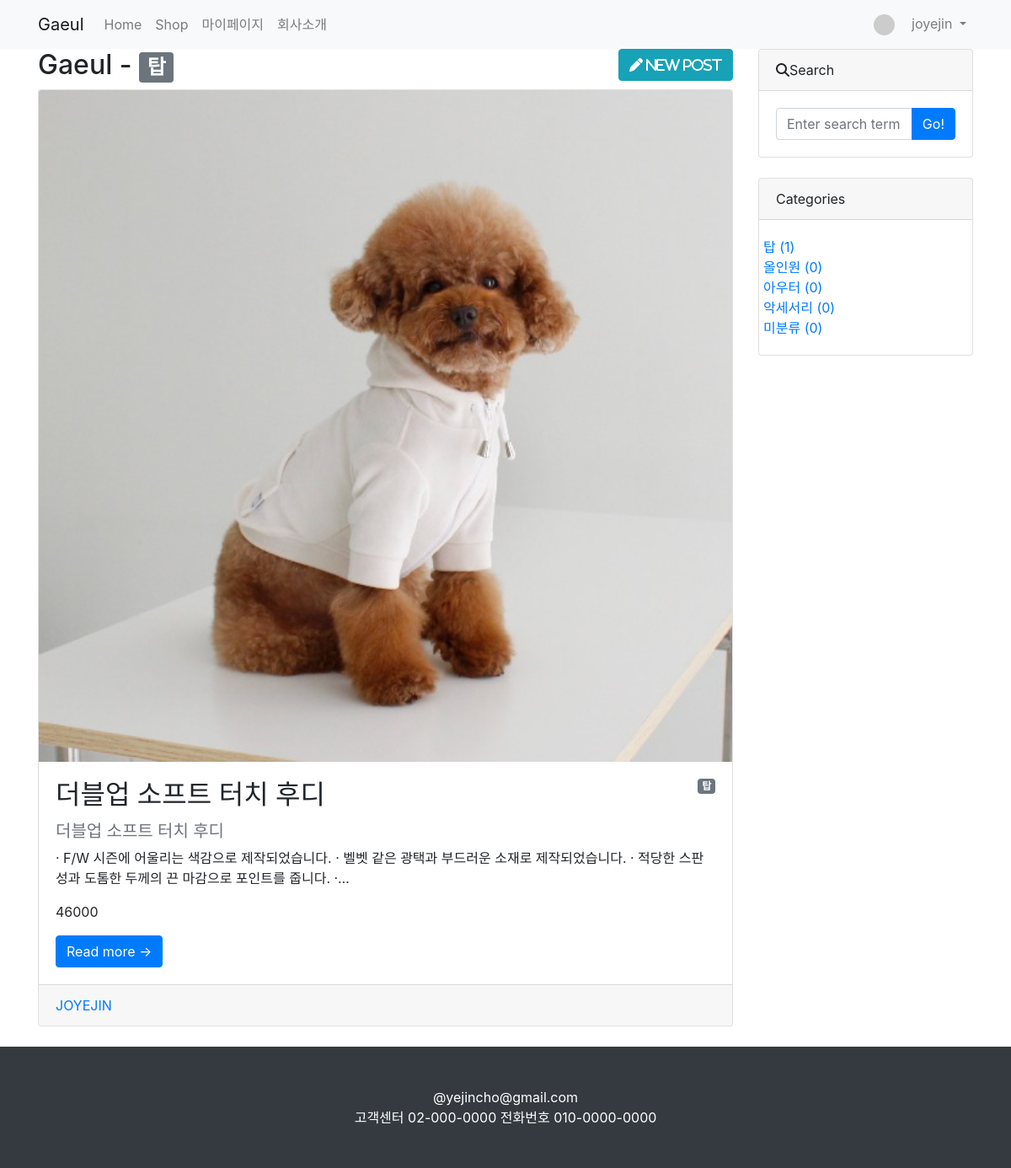
The page /post/category/탑/ (signed in) on the database its author committed.
### post/models.py (models this page shows, shortened)
class Category(models.Model):
    name = models.CharField(max_length=50, unique=True)
    slug = models.SlugField(max_length=200, unique=True, allow_unicode=True)
    def __str__(self):
        return self.name

class Post(models.Model):
    name = models.CharField(max_length=30, unique=True)
    hook_text = models.CharField(max_length=100, blank=True)
    content = models.TextField()
    price = models.IntegerField()
    head_image = models.ImageField(upload_to='post/images/%Y/%m/%d/', blank=True)
    file_upload = models.FileField(upload_to='post/images/%Y/%m/%d/', blank=True)
    manufacture = models.ForeignKey(User, null=True, on_delete=models.SET_NULL)
    category = models.ForeignKey(Category, null=True, blank=True, on_delete=models.SET_NULL)
    tags = models.ManyToManyField(Tag, blank=True)
    def __str__(self):
        return f'[{self.pk}]{self.name}::{self.manufacture}:{self.price}'
    def get_absolute_url(self):
        return f'/post/{self.pk}/'

### post/views.py (the view)
# urls.py: path('category/<str:slug>/', views.category_page),
def category_page(request,slug):
    if slug == 'no_cateogry':
        category = '미분류'
        post_list = Post.objects.filter(category=None)
    else :
        category = Category.objects.get(slug=slug)
        post_list = Post.objects.filter(category=category)
    return render(request,'post/post_list.html',{
        'category' : category,
        'post_list' : Post.objects.filter(category=category),
        'categories' : Category.objects.all(),
        'no_category_post_count' : Post.objects.filter(category=None).count
    })

### post/templates/post/post_list.html (shortened to what this page needs)
{% extends 'post/base.html' %}
{% block main_area %}
        {% if user.is_authenticated %}
            {% if user.is_superuser or user.is_staff %}
                <a class="btn btn-info float-right" href="/post/create_post/" role="button">
                    <i class="fas fa-pen"> New Post </i>
                </a>
            {% endif %}
        {% endif %}
                <h2>Gaeul
                    {% if category %}
                    - <span class="badge badge-secondary">{{category}}</span>
                    {% endif %}
                </h2>
                {% if post_list.exists %}
                {% for p in post_list %}
                <div class="card mb-4" id="post-{{p.pk}}">
                    {% if p.head_image %}
                    <img class="card-img-top" src="{{p.head_image.url}}" alt="{{p}}의 image" /></a>
                    {% else %}
                    <img class="card-img-top" src="https://picsum.photos/seed/{{p.pk}}/800/200" alt="random image" /></a>
                    {% endif %}
                    <div class="card-body">
                        {% if p.category %}
                        <span class="badge badge-secondary float-right">{{p.category}}</span>
                        {% else %}
                        <span class="badge badge-secondary float-right">미분류</span>
                        {% endif %}
                        <h2 class="card-title">{{p.name | upper}}</h2>
                        {% if p.hook_text %}
                        <h5 class="text-muted"> {{p.hook_text}} </h5>
                        {% endif %}
                        <p class="card-text">{{p.content | truncatechars:100}}</p>
                        <p class="card-text">{{p.price}}</p>
                        <a class="btn btn-primary" href="{{p.get_absolute_url}}">Read more →</a>
                    </div>
                    <div class="card-footer">
                    <a href="#">{{p.manufacture | upper}}</a>
                    </div>
                </div>
                {% endfor %}
                {% else %}
                <h5> 아직 게시물이 없습니다. </h5>
                {% endif %}
{% endblock %}

### post/templates/post/navbar.html (shortened to what this page needs)
        <nav class="navbar navbar-expand-lg navbar-light bg-light">
            <div class="container">
                <a class="navbar-brand" href="#!">Gaeul</a>
                <div class="collapse navbar-collapse" id="navbarNavDropdown">
                    <ul class="navbar-nav">
                        <li class="nav-item">
                            <a class="nav-link" href="/">Home</a>
                        </li>
                        <li class="nav-item">
                            <a class="nav-link" href="/post/">Shop</a>
                        </li>
                        <li class="nav-item">
                            <a class="nav-link" href="#!">마이페이지</a>
                        </li>
                        <li class="nav-item">
                            <a class="nav-link" href="#!">회사소개</a>
                        </li>
                    </ul>
                    <ul class="navbar-nav ml-auto">
                        {% if user.is_authenticated %}
                        <li class="nav-item dropdown">
                            <a class="nav-link dropdown-toggle" href="#" id="navbarDropdownMenuLink" role="button" data-toggle="dropdown" aria-haspopup="true" aria-expanded="false">
                                {% if user.socialaccount_set.all.0.get_avatar_url %}
                                <img class="rounded-circle mr-3" src="{{user.socialaccount_set.all.0.get_avatar_url}}" width="25px" />
                                {% else %}
                                <img class="rounded-circle mr-3" src="https://dummyimage.com/50x50/ced4da/6c757d.jpg" width="25px" />
                                {% endif %}
                                {{user.username}}
                            </a>
                        </li>
                        {% else %}
                        <li class="nav-item">
                            <a class="nav-link" href="#" data-toggle="modal" data-target="#loginModal">LogIn</a>
                        </li>
                        {% endif %}
                    </ul>
                </div>
            </div>
        </nav>

### post/templates/post/sidebar.html (shortened to what this page needs)
                    <div class="card mb-4">
                        <div class="card-header"><i class="fa-solid fa-magnifying-glass"></i>Search</div>
                        <div class="card-body">
                            <div class="input-group">
                                <input class="form-control" type="text" placeholder="Enter search term..." aria-label="Enter search term..." aria-describedby="button-search" />
                                <button class="btn btn-primary" id="button-search" type="button">Go!</button>
                            </div>
                        </div>
                    </div>
                    <div class="card mb-4" id='category_card'>
                        <div class="card-header">Categories</div>
                        <div class="card-body">
                            <div class="row">
                                    <ul class="list-unstyled mb-0">
                                        {% for c in categories%}
                                        <li><a href="#!">{{c}} ({{c.post_set.count}})</a></li>
                                        {% endfor %}
                                        <li><a href="#!">미분류 ({{no_category_post_count}})</a></li>
                                    </ul>
                            </div>
                        </div>
                    </div>

### rows shown on the page
Category: name "탑", post_set.count "1"
Post: head_image (picture), category "탑", name "더블업 소프트 터치 후디", hook_text "더블업 소프트 터치 후디", content "· F/W 시즌에 어울리는 색감으로 제작되었습니다. · 벨벳 같은 광택과 부드러운 소재로 제작되었습니다. · 적당한 스판성과 도톰한 두께의 끈 마감으로 포인트를 줍니다. ·…", price "46000", manufacture "JOYEJIN"
Category: name "올인원", post_set.count "0"
Category: name "아우터", post_set.count "0"
Category: name "악세서리", post_set.count "0"

### other values the page prints
{{ user.username }} "joyejin"
{{ no_category_post_count }} "0"
